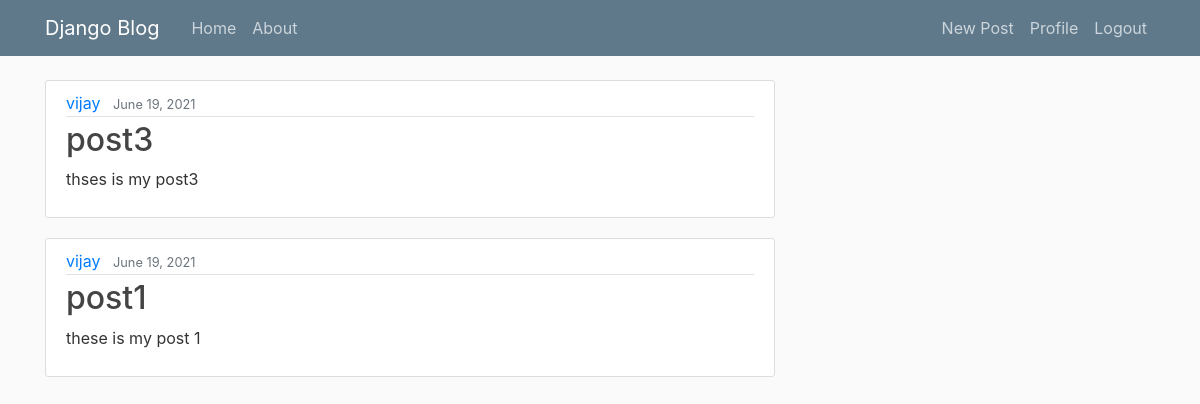
/post/user/vijay/ (signed in), run on the app's committed database.
### blog/models.py (models this page shows, shortened)
class Post(models.Model):
    title=models.CharField(max_length=100)
    content=models.TextField()
    date_posted=models.DateTimeField(default=timezone.now)
    author=models.ForeignKey(User,on_delete=models.CASCADE)# ONE TO MANY RELATIONSHIP CREATE FOR USER AND POST:

### blog/views.py (the view)
# urls.py: path('post/user/<username>/',views.UserPostListView.as_view(),name='user-posts'),
class UserPostListView(LoginRequiredMixin,ListView):
    model = Post
    template_name = 'blog/user_post.html'
    context_object_name = 'posts'
    def get_queryset(self):
        user=get_object_or_404(User,username=self.kwargs.get("username"))
        return Post.objects.filter(author=user).order_by("-date_posted")

### blog/templates/blog/user_post.html
{% extends "base.html" %}
{% block body %}
    {% for post in posts %}
        <article class="media content-section">
          <div class="media-body">
            <div class="article-metadata">
              <a class="mr-2" href="#"> {{ post.author }}</a>
              <small class="text-muted">{{ post.date_posted|date:"F d, Y"  }}</small>
            </div>
            <h2><a class="article-title" href="{% url 'blog-details' post.id %}">{{ post.title }}</a></h2>
            <p class="article-content">{{ post.content }}</p>
          </div>
        </article>
    {% endfor %}
{% endblock body %}

### blog/static/css/main.css (style rules this page uses)
body { background: #fafafa; color: #333333; margin-top: 5rem; }
h1, h2, h3, h4, h5, h6 { color: #444444; }
.content-section { background: #ffffff; padding: 10px 20px; border: 1px solid #dddddd; border-radius: 3px; margin-bottom: 20px; }
.article-title { color: #444444; }
.article-content { white-space: pre-line; }
.article-metadata { padding-bottom: 1px; margin-bottom: 4px; border-bottom: 1px solid #e3e3e3 }

### data on the page
Post: author "vijay", date_posted "June 19, 2021", title "post3", content "thses is my post3"
Post: author "vijay", date_posted "June 19, 2021", title "post1", content "these is my post 1"
